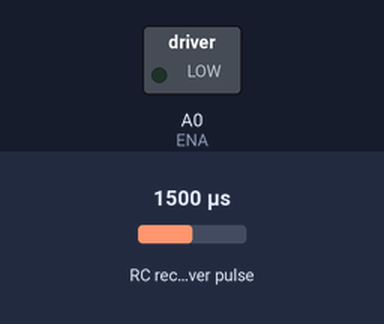
This sketch was run on a simulated Arduino Uno, built with avr-gcc and run on an emulated ATmega328P. Shown: switched loads named in the sketch (green lamp = pin HIGH). Wiring (inferred from the names in the program): RC receiver channel: data pin 8. The test bench sets the inputs (shaded band); at power-on: RC receiver pulse 1500 µs. What the sketch prints to the serial monitor is not drawn.

Above: at 1.2 s.
1.3 s: RC receiver pulse (sensor on pin 8) set to 1302 µs
3.2 s: RC receiver pulse (sensor on pin 8) set to 1268 µs
6.2 s: RC receiver pulse (sensor on pin 8) set to 1500 µs
At 6.9 s:
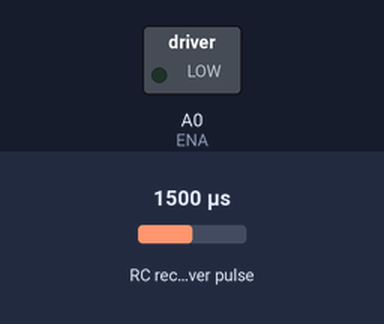
9.2 s: RC receiver pulse (sensor on pin 8) set to 1020 µs
At 10.1 s:
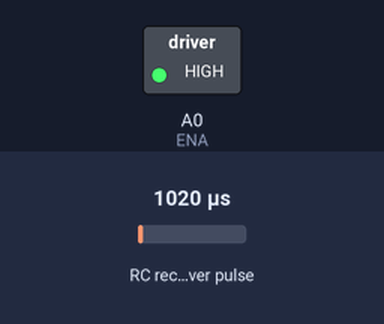
Timing chart, 0 to 11.7 s (numbered marks = the images above; inputs shaded):
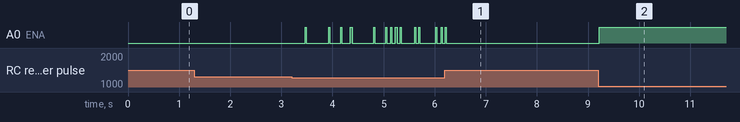

Measured:
- after the input at 6.2 s, A0 (ENA): goes on until 6.2 s, then stays LOW
- after the input at 9.2 s, A0 (ENA): LOW → HIGH at once

The sketch:

motor_and_receiver_test.ino
```cpp
/**
 * Test for motor driven by an RC transmitter.
 */

#include <Wire.h>
#include <EnableInterrupt.h>

// Motor pin connections
const int ENA = A0;
const int IN1 = A1;
const int IN2 = A2;

#define RC_CH2  1

// Inputs from the RC receiver
#define RC_CH2_INPUT  8  // Forward/backwards

#define RC_NUM_CHANNELS  6
uint16_t rc_values[RC_NUM_CHANNELS];
uint32_t rc_start[RC_NUM_CHANNELS];
volatile uint16_t rc_shared[RC_NUM_CHANNELS];

float inch2;
float CH2;

#define INPUT_SIZE 30

int deadzonexy = 20;          // adust value to higher if motor not moving when stick moved

void setup() {
  Serial.begin(115200);
  pinMode(RC_CH2_INPUT, INPUT);

  enableInterrupt(RC_CH2_INPUT, calc_ch2, CHANGE);
}

void loop() {
  rc_read_values();

  motordrive();

  inch2 = rc_values[RC_CH2]; // read and store channel value from receiver

  text();
}

int output1 = 0;
void motordrive() {
  CH2 = inch2;
  if (CH2 < 500 ) { // Failsafe Mode in case transmitter is turned off or loses signal
    output1 = 0;
    digitalWrite(IN1, LOW);
    digitalWrite(IN2, LOW);
    analogWrite(ENA, output1); // output the PWM to Motor driver pins
  }
  else {
    CH2 = constrain(CH2, 1000, 2000);
    CH2 = map(CH2, 1000, 2000, -255, 255);
    CH2 = constrain(CH2, -255, 255);

    if (CH2 < -deadzonexy) {
      output1 = abs(CH2);
      digitalWrite(IN1, HIGH);
      digitalWrite(IN2, LOW);
    }
    else if (CH2 > deadzonexy) {
      output1 = CH2;
      digitalWrite(IN1, LOW);
      digitalWrite(IN2, HIGH);
    }
    else {
      output1 = 0;
      digitalWrite(IN1, LOW);
      digitalWrite(IN2, LOW);
    }
    output1 = constrain(output1, 0, 255);
    analogWrite(ENA, output1); // output the PWM to Motor driver pins
  }
}

// Below functions are to read the analog inputs and store the values from the RC receiver
void rc_read_values() {
  noInterrupts();
  memcpy(rc_values, (const void *)rc_shared, sizeof(rc_shared));
  interrupts();
}

void calc_input(uint8_t channel, uint8_t input_pin) {
  if (digitalRead(input_pin) == HIGH) {
    rc_start[channel] = micros();
  } else {
    uint16_t rc_compare = (uint16_t)(micros() - rc_start[channel]);
    rc_shared[channel] = rc_compare;
  }
}
////////////////////////////////////////////////////////////////////////////////////////

void calc_ch2() {
  calc_input(RC_CH2, RC_CH2_INPUT);
}

void text() {
  Serial.print("inch2:"); Serial.print(inch2); Serial.print("\t"); // uncomment these inch values to see the raw data from the receiver
  Serial.print("CH2:"); Serial.print(CH2); Serial.print("\t");
  Serial.println("\t");
}
```
